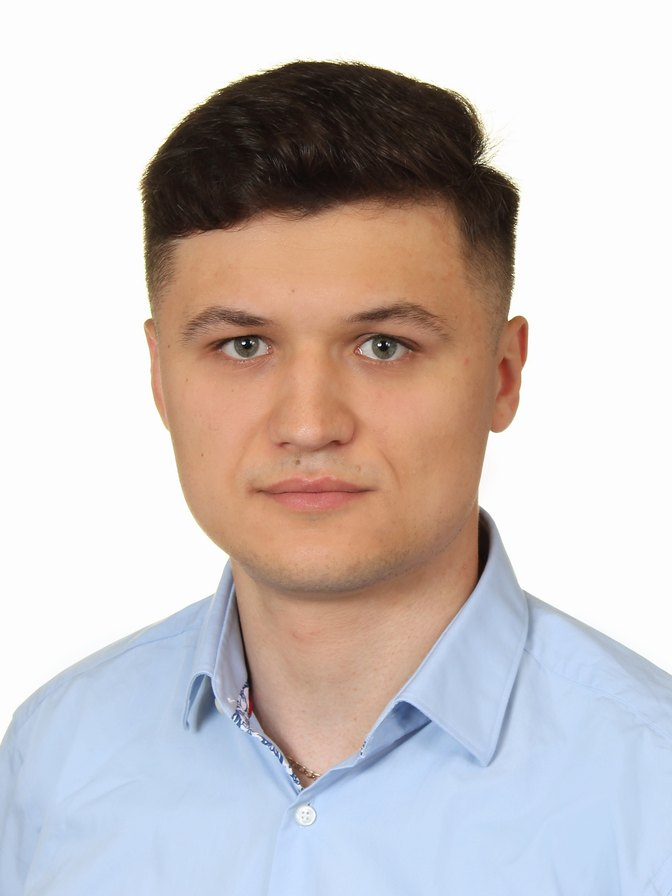
#> input picture Img/dm-portrait-672.jpg, 672 x 896 px
$ python og_cards.py
#> lines starting #> are read from the running program, lines starting #| are printed output that depends on the picture
# -*- coding: utf-8 -*-
"""
og_cards.py — renders the two link-preview cards (Open Graph / Twitter Card).

Run from the project root:   python tools/og_cards.py
Reads   Img/dm-portrait-672.jpg, Img/hardware.jpg, fonts/*.ttf
Writes  Img/og-home.jpg  and  Img/og-karty.jpg   (1200x630 each)

WHY THIS SCRIPT EXISTS.
  A portfolio is shared by PASTING A LINK — into a LinkedIn message, a Slack channel, an email.
  Whatever the scraper finds behind og:image is the whole first impression, and it is shown at a
  size where the page's own typography is unreadable. Before this script there was no og:image at
  all, so the unfurl was a grey rectangle with a bare URL sitting next to everyone else's cards.

WHY NOT JUST POINT og:image AT AN EXISTING PHOTO.
  Nothing in Img/ is the right shape. Facebook, LinkedIn and Slack all lay out 1.91:1; the portrait
  is 672x896 and hardware.jpg is 1200x1600 — both PORTRAIT. A portrait source in a landscape slot
  is either letterboxed into a thumbnail or centre-cropped through the subject's face. So the cards
  are composed, not cropped.

WHY THE FONTS ARE LOADED FROM ./fonts AND NOT INSTALLED SYSTEM ONES.
  Same reason the rest of this project ships its own faces: the card must look identical no matter
  which machine renders it. Bricolage Grotesque is a VARIABLE font and Pillow cannot pick an
  instance from one, which is exactly why ./fonts holds two STATIC cuts (Display750, Head650) —
  see the comment at the top of cv.html. Those are what we use here.

PALETTE is the page's, token for token (index.html :root), so the card and the site it links to
read as one object: paper #F7F5F1, ink #16252B, muted #47595E, amber #96590E, mat #E6DFD3.
"""
import os
from PIL import Image, ImageDraw, ImageFont

ROOT = os.path.dirname(os.path.dirname(os.path.abspath(__file__)))
IMG = os.path.join(ROOT, "Img")
FONTS = os.path.join(ROOT, "fonts")

W, H = 1200, 630
PAPER = (247, 245, 241)
INK = (22, 37, 43)
MUTED = (71, 89, 94)
MUTED2 = (86, 106, 110)
AMBER = (150, 89, 14)
AMBER_LINE = (176, 119, 13)
MAT = (230, 223, 211)
LINE = (205, 200, 192)


def font(name, size):
    return ImageFont.truetype(os.path.join(FONTS, name), size)


DISPLAY = "Bricolage-Display750.ttf"
HEAD = "Bricolage-Head650.ttf"
SANS = "IBMPlexSans-Regular.ttf"
SANS_SB = "IBMPlexSans-SemiBold.ttf"
MONO = "IBMPlexMono-Medium.ttf"


def tracked(d, xy, text, f, fill, track=0):
    """Draw text with manual letter-spacing; Pillow has no tracking of its own.
    Returns the x advance, so callers can chain runs in different colours."""
    x, y = xy
    for ch in text:
        d.text((x, y), ch, font=f, fill=fill)
        x += d.textlength(ch, font=f) + track
    return x


def card():
    im = Image.new("RGB", (W, H), PAPER)
    d = ImageDraw.Draw(im)
    # the page's 64px grid, barely there — same device as body::before on the site
    for gx in range(0, W, 64):
        d.line([(gx, 0), (gx, H)], fill=(241, 237, 229), width=1)
    for gy in range(0, H, 64):
        d.line([(0, gy), (W, gy)], fill=(241, 237, 229), width=1)
    return im, d


def matted(photo, box_w, box_h, pad=14):
    """The .id-card treatment: a warm mat plus a hairline, so the head never floats
    edgeless against near-white paper. Cropped to fill, never squashed."""
    inner_w, inner_h = box_w - 2 * pad, box_h - 2 * pad
    src = photo.convert("RGB")
    scale = max(inner_w / src.width, inner_h / src.height)
    src = src.resize((max(1, round(src.width * scale)), max(1, round(src.height * scale))), Image.LANCZOS)
    left = (src.width - inner_w) // 2
    top = int((src.height - inner_h) * 0.10)          # bias UP: keep the head, drop the chest
    top = min(max(top, 0), src.height - inner_h)
    src = src.crop((left, top, left + inner_w, top + inner_h))

    plate = Image.new("RGB", (box_w, box_h), MAT)
    plate.paste(src, (pad, pad))
    pd = ImageDraw.Draw(plate)
    pd.rectangle([pad, pad, pad + inner_w - 1, pad + inner_h - 1], outline=(178, 172, 163))
    # registration corners, as on the CV and the site
    c = 26
    for cx, cy, dx, dy in ((0, 0, 1, 1), (box_w - 1, 0, -1, 1), (0, box_h - 1, 1, -1), (box_w - 1, box_h - 1, -1, -1)):
        pd.line([(cx, cy), (cx + dx * c, cy)], fill=AMBER_LINE, width=3)
        pd.line([(cx, cy), (cx, cy + dy * c)], fill=AMBER_LINE, width=3)
    return plate


# --------------------------------------------------------------- 1. og-home.jpg
im, d = card()
#> in card, `im = Image.new("RGB", (W, H), PAPER)`:
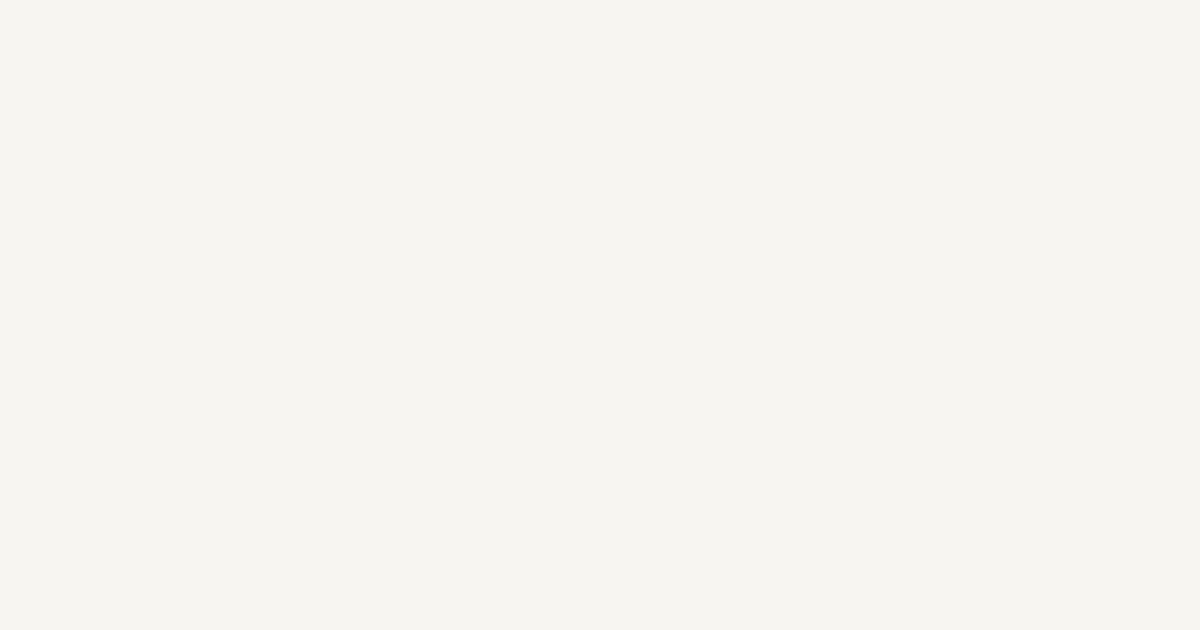
#> im: PIL image 1200x630 RGB; mean R, G, B 247, 245, 241
x = 76

tracked(d, (x, 86), "DAWIDMAJEWSKIIT.PL", font(MONO, 22), AMBER, track=3.2)

f_name = font(DISPLAY, 88)
after = tracked(d, (x, 132), "Dawid ", f_name, INK)
#> after = 377.9
tracked(d, (after, 132), "Majewski", f_name, AMBER)

d.text((x, 252), "Informatyka · ERP · AI", font=font(SANS_SB, 42), fill=MUTED)

d.line([(x, 330), (x + 104, 330)], fill=AMBER_LINE, width=3)

f_small = font(SANS, 27)
for i, line in enumerate([
    "Helpdesk, infrastruktura IT i sieci — z działu IT",
    "zakładu produkcyjnego. Studia II stopnia:",
    "sztuczna inteligencja i uczenie maszynowe.",
]):
    d.text((x, 366 + i * 40), line, font=f_small, fill=MUTED)

tracked(d, (x, 516), "YOLOv8n · RASPBERRY PI 4 · PYTHON · SQL · ERP",
        font(MONO, 21), MUTED2, track=1.6)

portrait = Image.open(os.path.join(IMG, "dm-portrait-672.jpg"))
#> portrait is the input picture: PIL image 672x896 RGB; mean R, G, B 203.4, 195.1, 193.8
plate = matted(portrait, 330, 440)
#> in matted, `plate = Image.new("RGB", (box_w, box_h), MAT)`:
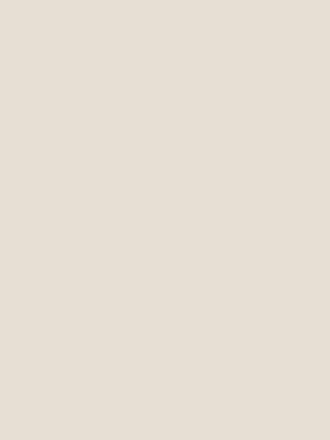
#> plate: PIL image 330x440 RGB; mean R, G, B 230, 223, 211
#> in matted, `plate.paste(src, (pad, pad))`:
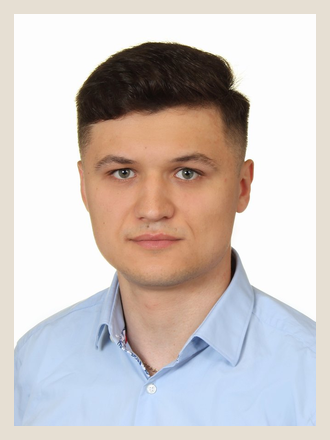
#> plate: PIL image 330x440 RGB; mean R, G, B 206.5, 198.1, 195.2
im.paste(plate, (W - 330 - 76, (H - 440) // 2))
d.rectangle([0, H - 8, W, H], fill=AMBER_LINE)
out = os.path.join(IMG, "og-home.jpg")
im.save(out, quality=90, optimize=True, progressive=True)
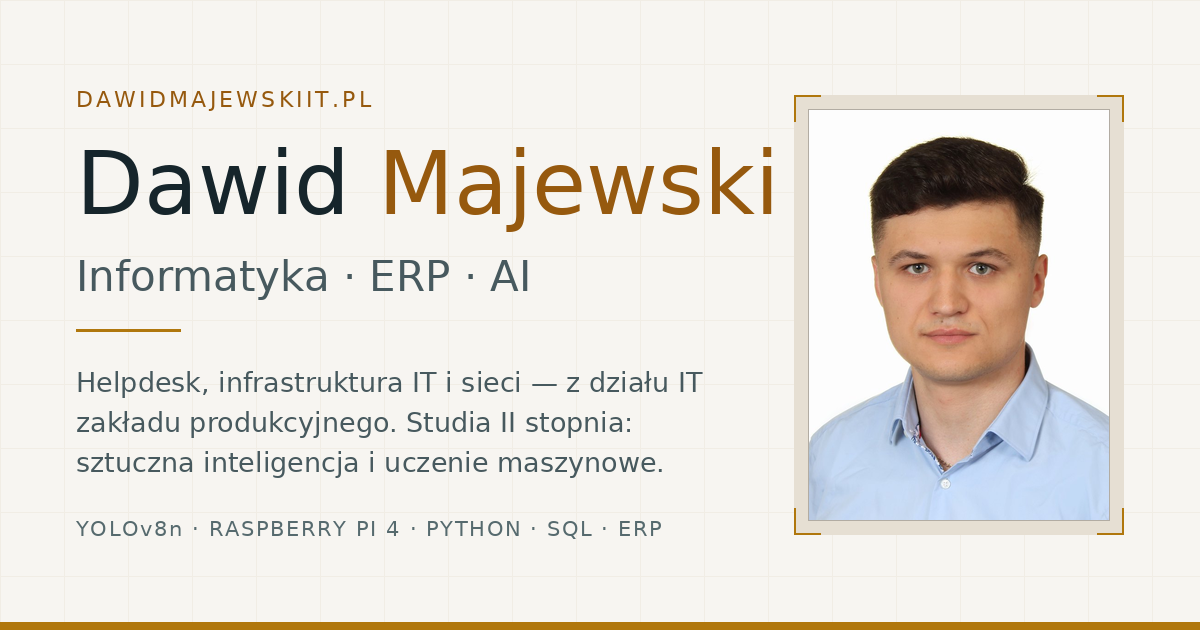
#> saved as og-home.jpg: PIL image 1200x630 RGB; mean R, G, B 231.7, 227.5, 221.5
print("%-24s %dx%d  %6.1f KB" % ("Img/og-home.jpg", W, H, os.path.getsize(out) / 1024))

# -------------------------------------------------------------- 2. og-karty.jpg
im, d = card()
PHOTO_W = 470
photo = Image.open(os.path.join(IMG, "hardware.jpg")).convert("RGB")
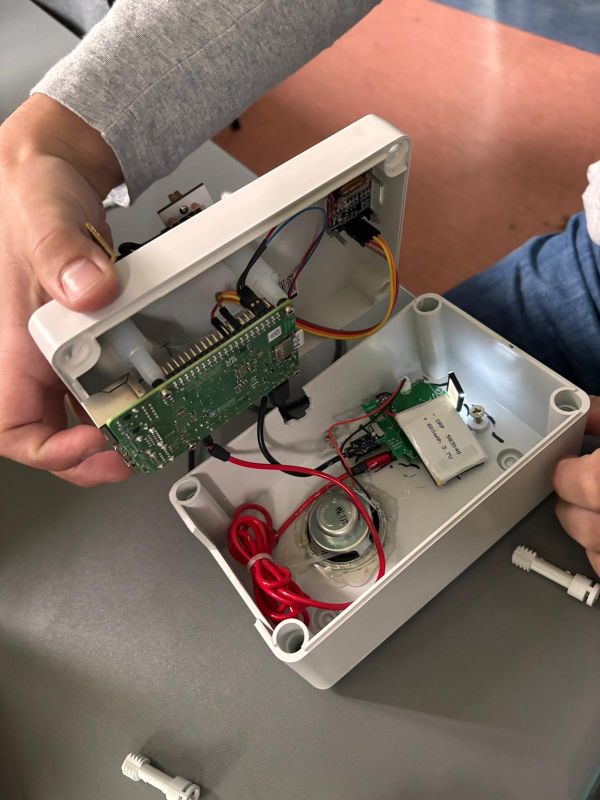
#> input picture Img/hardware.jpg, 1200 x 1600 px (shown at 1/2 size)
#> photo is the input picture: PIL image 1200x1600 RGB; mean R, G, B 128.5, 110, 99.9
scale = max(PHOTO_W / photo.width, H / photo.height)
#> scale = 0.394
photo = photo.resize((round(photo.width * scale), round(photo.height * scale)), Image.LANCZOS)
#> photo: PIL image 472x630 RGB
left = (photo.width - PHOTO_W) // 2
#> left = 1
top = (photo.height - H) // 2
#> top = 0
photo = photo.crop((left, top, left + PHOTO_W, top + H))
#> photo: PIL image 470x630 RGB
im.paste(photo, (W - PHOTO_W, 0))
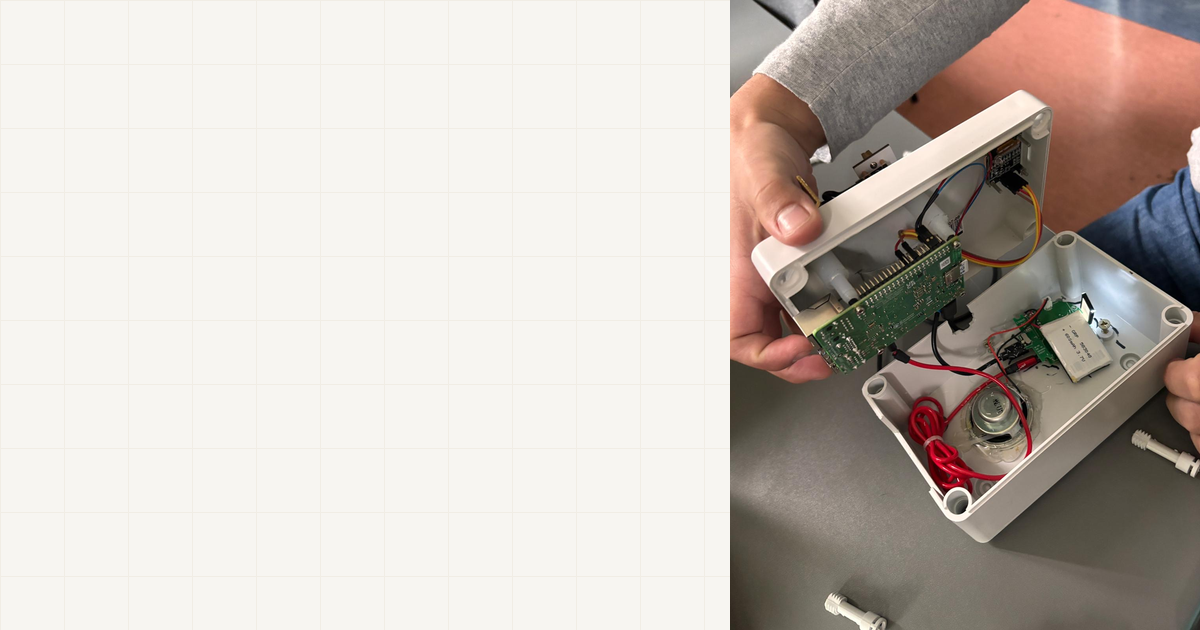
#> im: PIL image 1200x630 RGB; mean R, G, B 200.5, 192, 185.5
d.line([(W - PHOTO_W, 0), (W - PHOTO_W, H)], fill=AMBER_LINE, width=4)

x = 76
tracked(d, (x, 92), "CASE STUDY", font(MONO, 22), AMBER, track=3.2)

# Tytuł skaluje się do szczeliny między marginesem a zdjęciem. Przy sztywnym stopniu
# najdłuższy wiersz dochodził do bursztynowej krawędzi kadru i wyglądał na obcięty.
tytul = ["System rozpoznawania", "kart do gry"]
szczelina = (W - PHOTO_W) - x - 34
stopien = 60
while stopien > 34 and max(d.textlength(t, font=font(HEAD, stopien)) for t in tytul) > szczelina:
    stopien -= 2
#> this loop made 4 passes
#> stopien on passes 1 to 4: 58, 56, 54, 52
#> after the loop, stopien = 52
f_t = font(HEAD, stopien)
for i, t in enumerate(tytul):
    d.text((x, 140 + i * int(stopien * 1.1)), t, font=f_t, fill=INK)

d.line([(x, 300), (x + 104, 300)], fill=AMBER_LINE, width=3)

for i, line in enumerate([
    "Wdrożenie modelu na Raspberry Pi 4 —",
    "cała inferencja lokalnie, bez chmury.",
]):
    d.text((x, 336 + i * 40), line, font=font(SANS, 27), fill=MUTED)

# the numbers are the point of this project — same four the page and the CV show
cells = [("52", "KLASY"), ("0,789", "mAP50-95"), ("~5", "FPS")]
cx = x
for val, lab in cells:
    d.rectangle([cx, 448, cx + 122, 546], fill=(241, 237, 229), outline=LINE)
    vf = font(HEAD, 38)
    d.text((cx + 61 - d.textlength(val, font=vf) / 2, 462), val, font=vf, fill=INK)
    lf = font(MONO, 16)
    tracked(d, (cx + 61 - (d.textlength(lab, font=lf) + len(lab) * 1.4) / 2, 512), lab, lf, MUTED2, track=1.4)
    cx += 134
#> after the loop, cx = 478

tracked(d, (x, 570), "DAWIDMAJEWSKIIT.PL/KARTY", font(MONO, 20), MUTED2, track=2.4)

out = os.path.join(IMG, "og-karty.jpg")
im.save(out, quality=90, optimize=True, progressive=True)
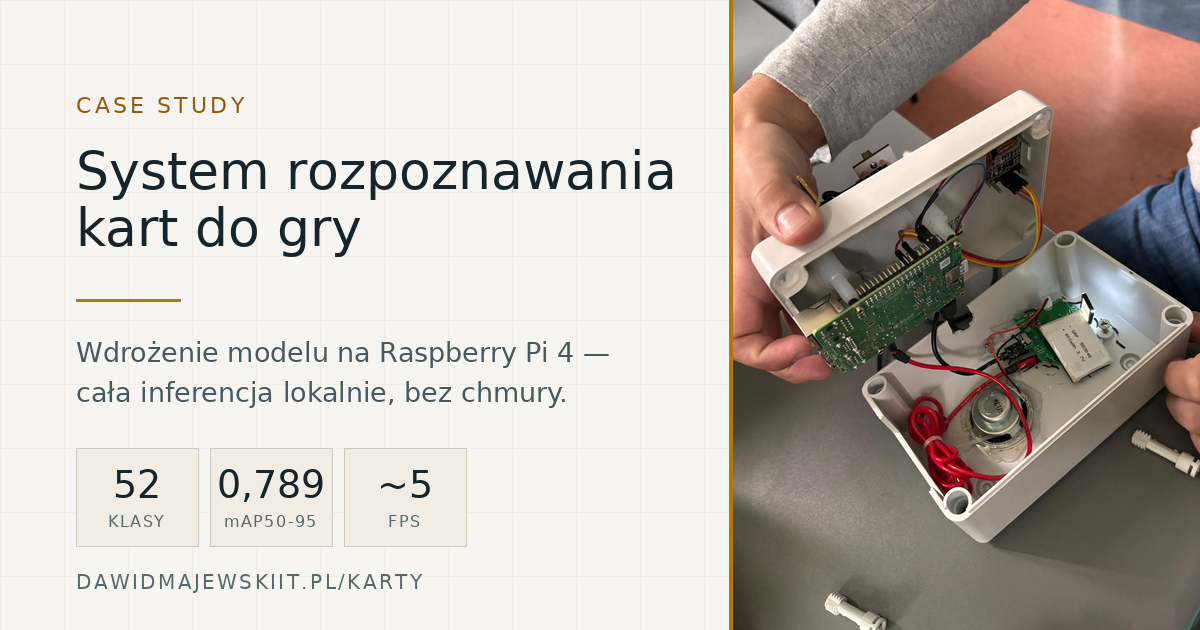
#> saved as og-karty.jpg: PIL image 1200x630 RGB; mean R, G, B 195.1, 186.8, 179.9
print("%-24s %dx%d  %6.1f KB" % ("Img/og-karty.jpg", W, H, os.path.getsize(out) / 1024))
